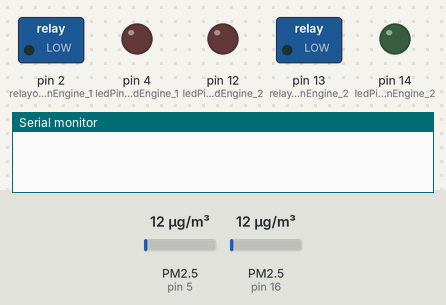
A sketch run on a simulated Arduino Uno, built with avr-gcc and run on an emulated ATmega328P. Parts: switched loads named in the sketch (green lamp = pin HIGH), output pins drawn as LEDs (lit = HIGH), the last lines printed to the serial monitor. Wiring (inferred from the names in the program): 2 × dust sensor: data pin 5 / data pin 16. The inputs (shaded band) are chosen by the test bench; at power-on: PM2.5 (sensors on pin 5, pin 16) 12 µg/m³. Pins used as bus, display or sensor lines are not drawn.

Above: at 0.1 s.
At 6.1 s:
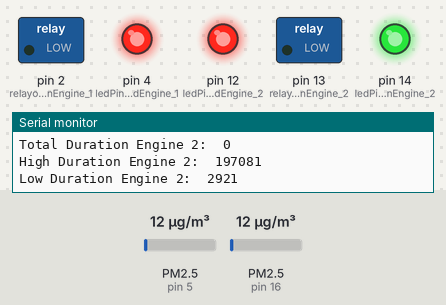
Timing chart, 0 to 7.6 s (numbered marks = the images above):
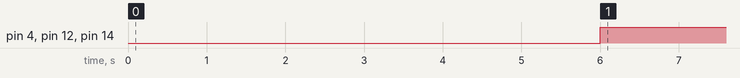

Measured:
- by itself, pin 4 (ledPinRedEngine_1), pin 12 (ledPinRedEngine_2), pin 14 (ledPinGreenEngine_2): LOW → HIGH at 6.0 s

The sketch:

TwinEngineCompressorController.ino
```cpp
/*
****** Volvo PentaTwin  KAD/KAMD 43 tachometer digital read *****

  This is an solution for digital reading of engines rpm where there is an pulsed signal delivered to tachometer.
  For Readme file and for updates & similar codes go to https://github.com/Nesse1/VP-Compressor-controller

  Tachometer signal/puls is delivered from the generators fase W.
  Signal is 12 V so voltage devider is used.
  The interesting data for describing signal found among the suppliers information is the calculation
  factor that spesify that generator deliveres 14,7 pulses per engine revolution.
  I`m using this information to calculate the pulses recieved within engins rpm working area....

  How does the range of pulses from my engines look:
  Number of pulses/min at idle or 750/rpm:             750 * 14,7 = 11025 pulses/min at  750 rpm
  Number of pulses/min at mid thrittle or 2500/rpm    2500 * 14,7 = 36750 pulses/min at 2500 rpm
  Number of pulses/min at full throttle or 3900/rpm:  3900 * 14,7 = 57330 pulses/min at 3900 rpm

  How many pulses per engine shaft revolution:
  Number of pulses/second at idle or 750/rpm:           11025 / 60 = 183,75 Hz or pulses/sec
  Number of pulses/second at mid thrittle or 2500/rpm   36750 / 60 = 612,5 Hz or pulses/sec
  Number of pulses/second at full throttle or 3900/rpm: 57330 / 60 = 955,5 Hz or pulses/sec

  How many microseconds from start to end of puls (HIGH & LOW):
  Length puls at idle or 750/rpm:                       1000000 / 183,75 = 5442 micros
  Length puls at mid throttle or 2500/rpm:              1000000 / 612,5  = 1633 micros
  Lenght puls at full throttle or 3900/rpm:             1000000 / 955,5  = 1047 micros

 */

//For smoother rpmEngine_1 values
const int numReadingsRpm_Engine1 = 200;       // How many pulses u calculate rpm average from, i fond that 200 still updates fast enough
const int numReadingsRpm_Engine1Stat = 100;   // How many rpm u calculate average for statusupdate from
const int StatusDelay_Engine1 = 4000;         // Set an delay in millis for status to change, this delay avoids compressor for rapidly turning on/off
const int StatusTollerance_Engine_1 = 45;     // Tolerance for how many +/- difference in averageRpm_Engine1Stat before statuschange to accure. Higher number stabilizes Status 2 (rpm stabile) but then it also takes longer time for statuschange when rpm increasing/decreasing.
const int CompressorActivateLimitEngine_1 = 2000;   // Status will not change to 3 (increasing rpm)and activate compressor if rpm is over this.

//For smoother rpmEngine_2 values
const int numReadingsRpm_Engine2 = 200;             // How many pulses u calculate rpm average from, i fond that 200 still updates fast enough
const int numReadingsRpm_Engine2Stat = 100;         // How many rpm u calculate average for statusupdate from
const int StatusDelay_Engine2 = 4000;               // Set an delay in millis for status to change, this delay avoids compressor for rapidly turning on/off
const int StatusTollerance_Engine_2 = 45;           // Tolerance for how many +/- difference in averageRpm_Engine2Stat before statuschange to accure. Higher number stabilizes Status 2 (rpm stabile) but then it also takes longer time for statuschange when rpm increasing/decreasing.
const int CompressorActivateLimitEngine_2 = 2000;   // Status will not change to 3 (increasing rpm)and activate compressor if rpm is over this.


//Array for reading average of pulses for rpmEngine_1
int readingsRpm_Engine1[numReadingsRpm_Engine1];
int thisReadingRpm_Engine1 = 0;
int readIndexRpm_Engine1 = 0;
int totalRpm_Engine1 = 0;
int averageRpm_Engine1 = 0;
//Array for reading average of pulses for rpmEngine_2
int readingsRpm_Engine2[numReadingsRpm_Engine2];
int thisReadingRpm_Engine2 = 0;
int readIndexRpm_Engine2 = 0;
int totalRpm_Engine2 = 0;
int averageRpm_Engine2 = 0;

//Array for reading average rpmEngine_1 for Status
int readingsRpm_Engine1Stat[numReadingsRpm_Engine1];
int thisReadingRpm_Engine1Stat = 0;
int readIndexRpm_Engine1Stat = 0;
int totalRpm_Engine1Stat = 0;
int averageRpm_Engine1Stat = 0;
//Array for reading average rpmEngine_2 for Status
int readingsRpm_Engine2Stat[numReadingsRpm_Engine2];
int thisReadingRpm_Engine2Stat = 0;
int readIndexRpm_Engine2Stat = 0;
int totalRpm_Engine2Stat = 0;
int averageRpm_Engine2Stat = 0;
// declare rpm Engine 1 Status data holder
int rpmEngine_1Status = 0;
// declare rpm Engine 2 Status data holder
int rpmEngine_2Status = 0;


//Values that U might have to change for Engine 1:
int tachoinputPinEngine_1 = 5;              // Specify pin for input signal from generator
int relayoutputPinEngine_1 = 2;            // Specify pin for output signal to relay
int ledPinGreenEngine_1 = 0;           //Used for debugging and for testing status when connected to engine, defines pin used for led
int ledPinRedEngine_1 = 4;             //Used for debugging and for testing status when connected to engine, defines pin used for led
int pulsesPerRevEngine_1 = 147;             // 14.7 * 10 (so we include desimal after dot) - Factor for calculating, number of pulses from generator pr engine revolution
int correctingRevEngine_1 = 20;             // For eventual correction of output rpm, i found that 20 (2.0%) gives me more acurate readings according to tachometer in boat.

//Values that U might have to change for Engine 2:
int tachoinputPinEngine_2 = 16;              // Specify pin for input signal from generator
int relayoutputPinEngine_2 = 13;            // Specify pin for output signal to relay
int ledPinGreenEngine_2 = 14;           //Used for debugging and for testing status when connected to engine, defines pin used for led
int ledPinRedEngine_2 = 12;             //Used for debugging and for testing status when connected to engine, defines pin used for led
int pulsesPerRevEngine_2 = 147;             // 14.7 * 10 (so we include desimal after dot) - Factor for calculating, number of pulses from generator pr engine revolution
int correctingRevEngine_2 = 20;             // For eventual correction of output rpm, i found that 20 (2.0%) gives me more acurate readings according to tachometer in boat.

// Pulse signal from generator Engine 1 is full og ripples, so by setting max/min pulse allowed code will only read relevant and "clean" pulses.
int lowestPulseAllowedEngine_1 = 900;      // Lowes pulse allowed - At 3900 rpm pulse is 1047 micros, so shorter pulses are most lightly ripples or an uncorrect pulse
int highestPulseAllowedEngine_1 = 6000;     // Highest pulse allowed - At 750 rpm pulse is 5442 micros, so longer pulses are most lightly ripples or an uncorrect pulse
// Pulse signal from generator Engine 2 is full og ripples, so by setting max/min pulse allowed code will only read relevant and "clean" pulses.
int lowestPulseAllowedEngine_2 = 900;      // Lowes pulse allowed - At 3900 rpm pulse is 1047 micros, so shorter pulses are most lightly ripples or an uncorrect pulse
int highestPulseAllowedEngine_2 = 6000;     // Highest pulse allowed - At 750 rpm pulse is 5442 micros, so longer pulses are most lightly ripples or an uncorrect pulse


//For calculating length of pulse Engine 1 we need to know both HIGH and LOW lenght of pulse
unsigned long highpulseDurationEngine_1;    // to hold the data for how long duration high part of pulse is
unsigned long lowpulseDurationEngine_1;     // to hold the data for how long duration low part of pulse is
unsigned long totalRpmDurationEngine_1;     // to hold the data for how long duration high + low part of pulse is
unsigned long rpmEngine_1;                  // to hold the data for rpmEngine_1
unsigned long millisEngine_1Stat_1;         // for holding millis data for rpmEngine_1Status_1
unsigned long millisEngine_1Stat_2;         // for holding millis data for rpmStatus_2
unsigned long millisEngine_1Stat_3;         // for holding millis data for rpmStatus_3

//For calculating length of pulse Engine 2 we need to know both HIGH and LOW lenght of pulse
unsigned long highpulseDurationEngine_2;    // to hold the data for how long duration high part of pulse is
unsigned long lowpulseDurationEngine_2;     // to hold the data for how long duration low part of pulse is
unsigned long totalRpmDurationEngine_2;     // to hold the data for how long duration high + low part of pulse is
unsigned long rpmEngine_2;                  // to hold the data for rpmEngine_1
unsigned long millisEngine_2Stat_1;         // for holding millis data for rpmEngine_1Status_1
unsigned long millisEngine_2Stat_2;         // for holding millis data for rpmStatus_2
unsigned long millisEngine_2Stat_3;         // for holding millis data for rpmStatus_3


void setup() {

  // start serial:
Serial.begin(115200);

//Array for reading pulses for average rpmEngine_1
for (thisReadingRpm_Engine1 = 0; thisReadingRpm_Engine1 < numReadingsRpm_Engine1; thisReadingRpm_Engine1++){
  readingsRpm_Engine1[thisReadingRpm_Engine1] = 0;
  }

//Array for reading pulses for average rpmEngine_2
for (thisReadingRpm_Engine2 = 0; thisReadingRpm_Engine2 < numReadingsRpm_Engine2; thisReadingRpm_Engine2++){
  readingsRpm_Engine2[thisReadingRpm_Engine2] = 0;
  }

//Array for reading rpm Engine_1 for new average for updating Status
for (thisReadingRpm_Engine1Stat = 0; thisReadingRpm_Engine1Stat < numReadingsRpm_Engine1Stat; thisReadingRpm_Engine1Stat++){
  readingsRpm_Engine1Stat[thisReadingRpm_Engine1Stat] = 0;
  }

//Array for reading rpm Engine_2 for new average for updating Status
for (thisReadingRpm_Engine2Stat = 0; thisReadingRpm_Engine2Stat < numReadingsRpm_Engine2Stat; thisReadingRpm_Engine2Stat++){
  readingsRpm_Engine2Stat[thisReadingRpm_Engine2Stat] = 0;
  }

//Define pinmode Engine 1
pinMode(tachoinputPinEngine_1, INPUT);    //Define pin as INPUT
pinMode(ledPinGreenEngine_1, OUTPUT);
pinMode(ledPinRedEngine_1, OUTPUT);
pinMode(relayoutputPinEngine_1, OUTPUT);

//Define pinmode Engine 2
pinMode(tachoinputPinEngine_2, INPUT);    //Define pin as INPUT
pinMode(ledPinGreenEngine_2, OUTPUT);
pinMode(ledPinRedEngine_2, OUTPUT);
pinMode(relayoutputPinEngine_2, OUTPUT);

}


void loop() {

unsigned long currentMillis = millis();


//Get duration of Engine 1 pulses HIG & LOW
highpulseDurationEngine_1 = pulseIn(tachoinputPinEngine_1, HIGH); //Returns duration of state HIGH in microseconds
lowpulseDurationEngine_1 = pulseIn(tachoinputPinEngine_1, LOW);   //Returns duration of state LOW in microseconds

//Get duration of Engine 2 pulses HIG & LOW
highpulseDurationEngine_2 = pulseIn(tachoinputPinEngine_2, HIGH); //Returns duration of state HIGH in microseconds
lowpulseDurationEngine_2 = pulseIn(tachoinputPinEngine_2, LOW);   //Returns duration of state LOW in microseconds


//Calculate totalRpm_Engine1 1 puls duration im microseconds
if(((highpulseDurationEngine_1 > (lowestPulseAllowedEngine_1 / 2)) & (lowpulseDurationEngine_1 > (lowestPulseAllowedEngine_1 / 2)))& ((highpulseDurationEngine_1 < (highestPulseAllowedEngine_1 /2)) & (lowpulseDurationEngine_1 < (highestPulseAllowedEngine_1 / 2)))){

  totalRpmDurationEngine_1 = (highpulseDurationEngine_1 + lowpulseDurationEngine_1) + (((highpulseDurationEngine_1 + lowpulseDurationEngine_1) * correctingRevEngine_1) / 1000); // Adding hig & low pulses and correctionRev
}
if(((highpulseDurationEngine_1 < (lowestPulseAllowedEngine_1 / 2)) & (lowpulseDurationEngine_1 < (lowestPulseAllowedEngine_1 / 2)))& ((highpulseDurationEngine_1 > (highestPulseAllowedEngine_1 /2)) & (lowpulseDurationEngine_1 > (highestPulseAllowedEngine_1 / 2)))){
(totalRpmDurationEngine_1 = 0);        //If there is no good signal so set rpmEngine_1 to 0
}

//Calculate totalRpm_Engine1 2 puls duration im microseconds
if(((highpulseDurationEngine_2 > (lowestPulseAllowedEngine_2 / 2)) & (lowpulseDurationEngine_2 > (lowestPulseAllowedEngine_2 / 2)))& ((highpulseDurationEngine_2 < (highestPulseAllowedEngine_2 /2)) & (lowpulseDurationEngine_2 < (highestPulseAllowedEngine_2 / 2)))){

  totalRpmDurationEngine_2 = (highpulseDurationEngine_2 + lowpulseDurationEngine_2) + (((highpulseDurationEngine_2 + lowpulseDurationEngine_2) * correctingRevEngine_2) / 1000); // Adding hig & low pulses and correctionRev
}
if(((highpulseDurationEngine_2 < (lowestPulseAllowedEngine_2 / 2)) & (lowpulseDurationEngine_2 < (lowestPulseAllowedEngine_2 / 2)))& ((highpulseDurationEngine_2 > (highestPulseAllowedEngine_2 /2)) & (lowpulseDurationEngine_2 > (highestPulseAllowedEngine_2 / 2)))){
(totalRpmDurationEngine_2 = 0);        //If there is no good signal so set rpmEngine_2 to 0
}

//Calculate rpmEngine_1
if(totalRpmDurationEngine_1 < 10){     //If no signal we want rpmEngine_1 to be 0
  rpmEngine_1 = 0;
}
else{
rpmEngine_1 = (((1000000 / totalRpmDurationEngine_1) * 60) / pulsesPerRevEngine_1) * 10;  //Readjusting the factor where we took 14,7 * 10 to include desimal behind dot
}

//Calculate rpmEngine_2
if(totalRpmDurationEngine_2 < 10){     //If no signal we want rpmEngine_1 to be 0
  rpmEngine_2 = 0;
}
else{
rpmEngine_2 = (((1000000 / totalRpmDurationEngine_2) * 60) / pulsesPerRevEngine_2) * 10;  //Readjusting the factor where we took 14,7 * 10 to include desimal behind dot
}


//Array - For smoother rpmEngine_1 values calculate average:
 // subtract the last reading:
  totalRpm_Engine1 = totalRpm_Engine1 - readingsRpm_Engine1[readIndexRpm_Engine1];
  // read from the sensor:
  readingsRpm_Engine1[readIndexRpm_Engine1] = rpmEngine_1;
  // add the reading to the totalRpm_Engine1:
  totalRpm_Engine1 = totalRpm_Engine1 + readingsRpm_Engine1[readIndexRpm_Engine1];
  // advance to the next position in the array:
  readIndexRpm_Engine1 = readIndexRpm_Engine1 + 1;
  // if we're at the end of the array...
  if (readIndexRpm_Engine1 >= numReadingsRpm_Engine1) {
    // ...wrap around to the beginning:
    readIndexRpm_Engine1 = 0;
  }
  // calculate the averageRpm_Engine1:
  averageRpm_Engine1 = totalRpm_Engine1 / numReadingsRpm_Engine1;

//Array - For smoother rpmEngine_2 values calculate average:
 // subtract the last reading:
  totalRpm_Engine2 = totalRpm_Engine2 - readingsRpm_Engine2[readIndexRpm_Engine2];
  // read from the sensor:
  readingsRpm_Engine2[readIndexRpm_Engine2] = rpmEngine_2;
  // add the reading to the totalRpm_Engine1:
  totalRpm_Engine2 = totalRpm_Engine2 + readingsRpm_Engine2[readIndexRpm_Engine2];
  // advance to the next position in the array:
  readIndexRpm_Engine2 = readIndexRpm_Engine2 + 1;
  // if we're at the end of the array...
  if (readIndexRpm_Engine2 >= numReadingsRpm_Engine2) {
    // ...wrap around to the beginning:
    readIndexRpm_Engine2 = 0;
  }
  // calculate the averageRpm_Engine2:
  averageRpm_Engine2 = totalRpm_Engine2 / numReadingsRpm_Engine2;


//Array - For smoother Engine 1 rpmStatus values we calculate average:
 // subtract the last reading:
  totalRpm_Engine1Stat = totalRpm_Engine1Stat - readingsRpm_Engine1Stat[readIndexRpm_Engine1Stat];
  // read from the sensor:
  readingsRpm_Engine1Stat[readIndexRpm_Engine1Stat] = averageRpm_Engine1;
  // add the reading to the totalRpm_Engine1:
  totalRpm_Engine1Stat = totalRpm_Engine1Stat + readingsRpm_Engine1Stat[readIndexRpm_Engine1Stat];
  // advance to the next position in the array:
  readIndexRpm_Engine1Stat = readIndexRpm_Engine1Stat + 1;
  // if we're at the end of the array...
  if (readIndexRpm_Engine1Stat >= numReadingsRpm_Engine1Stat) {
    // ...wrap around to the beginning:
    readIndexRpm_Engine1Stat = 0;
  }
  // calculate the averageRpm_Engine1:
  averageRpm_Engine1Stat = totalRpm_Engine1Stat / numReadingsRpm_Engine1Stat;

//Array - For smoother Engine 2 rpmStatus values we calculate average:
 // subtract the last reading:
  totalRpm_Engine2Stat = totalRpm_Engine2Stat - readingsRpm_Engine2Stat[readIndexRpm_Engine2Stat];
  // read from the sensor:
  readingsRpm_Engine2Stat[readIndexRpm_Engine2Stat] = averageRpm_Engine2;
  // add the reading to the totalRpm_Engine1:
  totalRpm_Engine2Stat = totalRpm_Engine2Stat + readingsRpm_Engine2Stat[readIndexRpm_Engine2Stat];
  // advance to the next position in the array:
  readIndexRpm_Engine2Stat = readIndexRpm_Engine2Stat + 1;
  // if we're at the end of the array...
  if (readIndexRpm_Engine2Stat >= numReadingsRpm_Engine2Stat) {
    // ...wrap around to the beginning:
    readIndexRpm_Engine2Stat = 0;
  }
  // calculate the averageRpm_Engine2:
  averageRpm_Engine2Stat = totalRpm_Engine2Stat / numReadingsRpm_Engine2Stat;


// Status for rpmEngine_1 increasing, decreasing or stabil
if(averageRpm_Engine1 > (averageRpm_Engine1Stat + StatusTollerance_Engine_1)&((millisEngine_1Stat_1 + StatusDelay_Engine1) <= currentMillis)&(averageRpm_Engine1 < CompressorActivateLimitEngine_1)){                   // If rpmEngine_1 is increasing status is set to 3, there has to be an increase of rpm before status is set to 3
  rpmEngine_1Status = 3;
  millisEngine_1Stat_3 = millis();
}
else if(averageRpm_Engine1 < (averageRpm_Engine1Stat - StatusTollerance_Engine_1)&((millisEngine_1Stat_3 + StatusDelay_Engine1) <= currentMillis)){               // If rpmEngine_1 is decreasing status is set to 1, there has to be an decrease of rpm before status is set to 1
  rpmEngine_1Status = 1;
  millisEngine_1Stat_1 = millis();
}
else{
  if(((millisEngine_1Stat_1 + StatusDelay_Engine1) <= currentMillis)&((millisEngine_1Stat_3 + StatusDelay_Engine1) <= currentMillis)){     // If rpmEngine_1 is stabile status is set to 2, if there is no increase or decrease more than 25 rpm status is set to 2
  rpmEngine_1Status = 2;
  millisEngine_1Stat_2 = millis();
}
}

// Status for rpmEngine_2 increasing, decreasing or stabil
if(averageRpm_Engine2 > (averageRpm_Engine2Stat + StatusTollerance_Engine_2)&((millisEngine_2Stat_1 + StatusDelay_Engine2) <= currentMillis)&(averageRpm_Engine2 < CompressorActivateLimitEngine_2)){                   // If rpmEngine_2 is increasing status is set to 3, there has to be an increase of 25 rpm before status is set to 3
  rpmEngine_2Status = 3;
  millisEngine_2Stat_3 = millis();
}
else if(averageRpm_Engine2 < (averageRpm_Engine2Stat - StatusTollerance_Engine_2)&((millisEngine_2Stat_3 + StatusDelay_Engine2) <= currentMillis)){               // If rpmEngine_2 is decreasing status is set to 1, there has to be an decrease of 25 rpm before status is set to 1
  rpmEngine_2Status = 1;
  millisEngine_2Stat_1 = millis();
}
else{
  if(((millisEngine_2Stat_1 + StatusDelay_Engine2) <= currentMillis)&((millisEngine_2Stat_3 + StatusDelay_Engine2) <= currentMillis)){     // If rpmEngine_2 is stabile status is set to 2, if there is no increase or decrease more than 25 rpm status is set to 2
  rpmEngine_2Status = 2;
  millisEngine_2Stat_2 = millis();
}
}


// Lets get some results for Engine 1
if(rpmEngine_1Status == 3){
  digitalWrite(ledPinGreenEngine_1, HIGH);      //Used for debugging and for testing status when connected to engine
  digitalWrite(ledPinRedEngine_1, LOW);         //Used for debugging and for testing status when connected to engine
  digitalWrite(relayoutputPinEngine_1, HIGH);   //Turns on relay and activates comressor
}

if(rpmEngine_1Status == 1){
  digitalWrite(ledPinRedEngine_1, HIGH);        //Used for debugging and for testing status when connected to engine
  digitalWrite(ledPinGreenEngine_1, LOW);       //Used for debugging and for testing status when connected to engine
  digitalWrite(relayoutputPinEngine_1, LOW);    //Turns off relay and comressor is deactivated
}

if(rpmEngine_1Status == 2){
  digitalWrite(ledPinGreenEngine_1, HIGH);      //Used for debugging and for testing status when connected to engine
  digitalWrite(ledPinRedEngine_1, HIGH);        //Used for debugging and for testing status when connected to engine
  digitalWrite(relayoutputPinEngine_1, LOW);    // Turn off relay and comressor is deactivated
}

// Lets get some results for Engine 2
if(rpmEngine_2Status == 3){
  digitalWrite(ledPinGreenEngine_2, HIGH);      //Used for debugging and for testing status when connected to engine
  digitalWrite(ledPinRedEngine_2, LOW);         //Used for debugging and for testing status when connected to engine
  digitalWrite(relayoutputPinEngine_2, HIGH);   //Turns on relay and activates comressor
}

if(rpmEngine_2Status == 1){
  digitalWrite(ledPinRedEngine_2, HIGH);        //Used for debugging and for testing status when connected to engine
  digitalWrite(ledPinGreenEngine_2, LOW);       //Used for debugging and for testing status when connected to engine
  digitalWrite(relayoutputPinEngine_2, LOW);    //Turns off relay and comressor is deactivated
}

if(rpmEngine_2Status == 2){
  digitalWrite(ledPinGreenEngine_2, HIGH);      //Used for debugging and for testing status when connected to engine
  digitalWrite(ledPinRedEngine_2, HIGH);        //Used for debugging and for testing status when connected to engine
  digitalWrite(relayoutputPinEngine_2, LOW);    // Turn off relay and comressor is deactivated
}

// Print result to serial:
Serial.print("RPM Engine 1 Average:  ");
Serial.println(averageRpm_Engine1);

Serial.print("rpmEngine_1:  ");
Serial.println(rpmEngine_1);

Serial.print("rpmEngine_1 Status:  ");
Serial.println(rpmEngine_1Status);

Serial.print("RPM Engine 2 Average:  ");
Serial.println(averageRpm_Engine2);

Serial.print("rpmEngine_2:  ");
Serial.println(rpmEngine_2);

Serial.print("rpmEngine_2 Status:  ");
Serial.println(rpmEngine_2Status);


// I used these for debugging:
Serial.print("Total Duration Engine 1:  ");
Serial.println(totalRpmDurationEngine_1);


Serial.print("High Duration Engine 1:  ");
Serial.println(highpulseDurationEngine_1);


Serial.print("Low Duration Engine 1:  ");
Serial.println(lowpulseDurationEngine_1);

Serial.print("Total Duration Engine 2:  ");
Serial.println(totalRpmDurationEngine_2);


Serial.print("High Duration Engine 2:  ");
Serial.println(highpulseDurationEngine_2);


Serial.print("Low Duration Engine 2:  ");
Serial.println(lowpulseDurationEngine_2);


}
```
